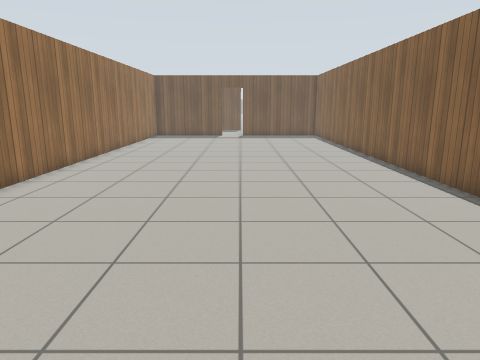
view 1 (above)

20 first-person views from a walk through a robot-simulator world made for Gazebo. The camera is 1.2 m above the floor, tilts 12° down and sees 70° across. The floor is counted in squares, 0.5 m on a side. Each view is taken from the middle of a square. On the plan, view 1 faces up. The plan holds only what a view shows up to about 20 squares ahead; the rest is blank. The place goes on beyond the plan. The robots in the file are not drawn. Simple patterns stand in for the simulator's built-in surfaces. Simple shapes stand in for some stock models.

view 2
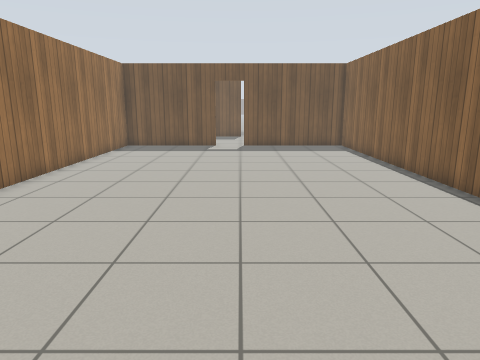

view 3
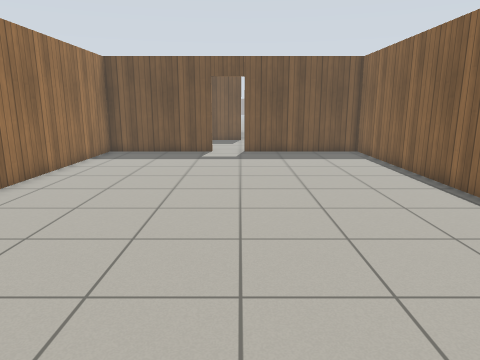

view 4
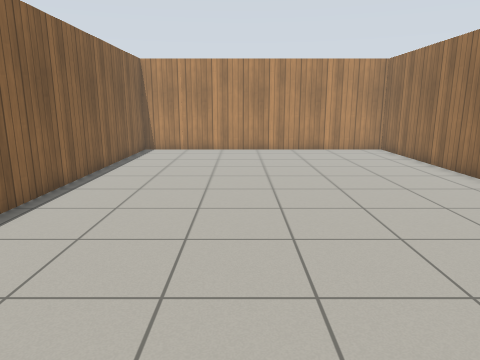

view 5
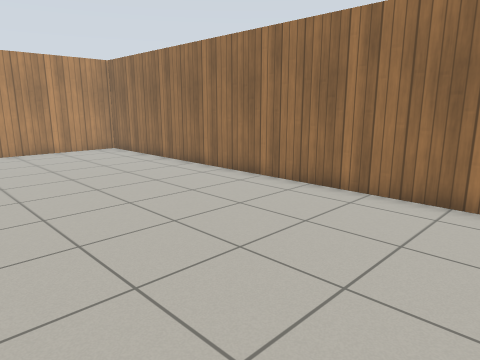

view 6
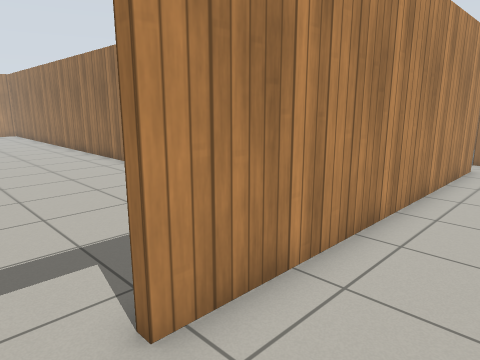

view 7
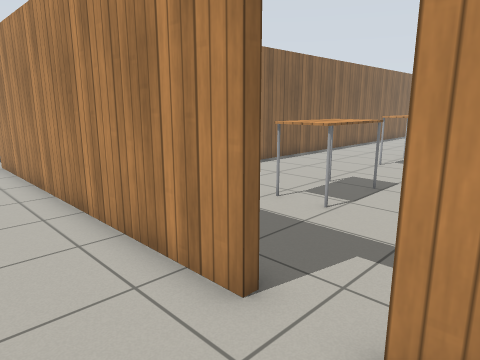

view 8
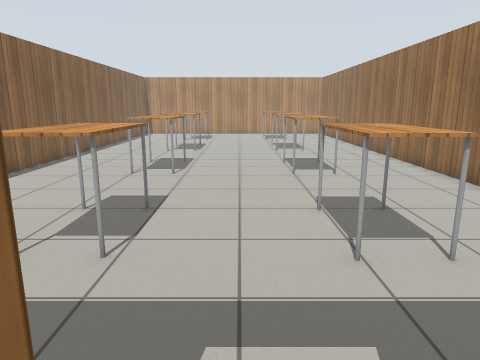

view 9
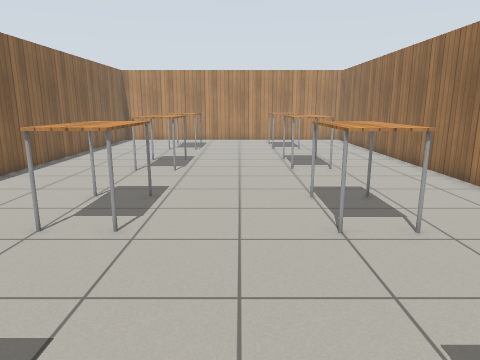

view 10
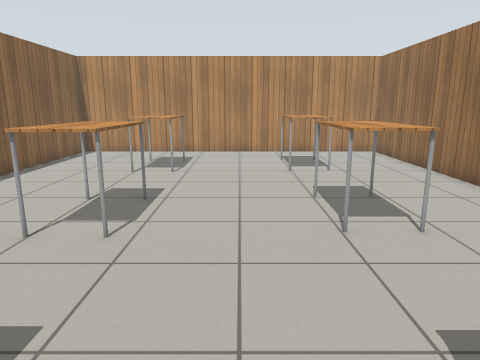

view 11
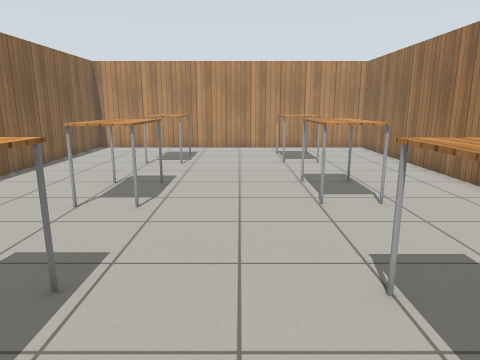

view 12
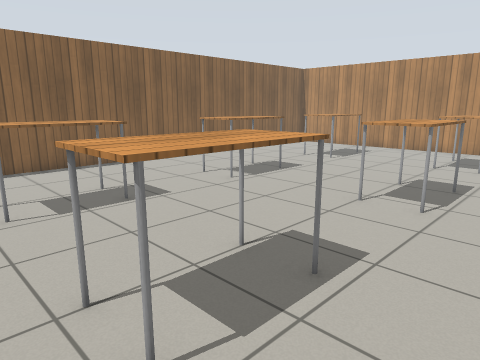

view 13
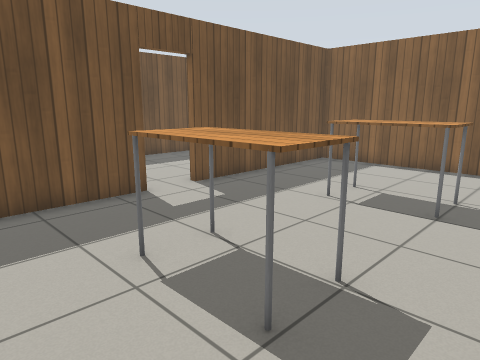

view 14
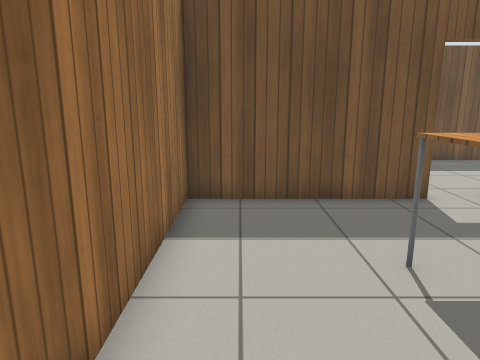

view 15
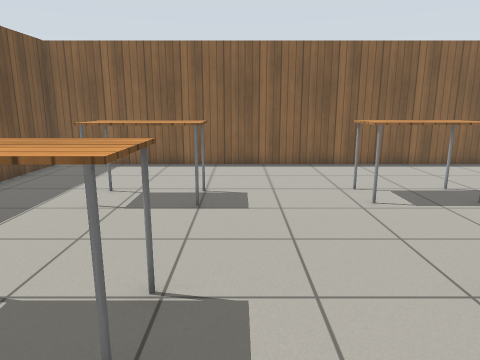

view 16
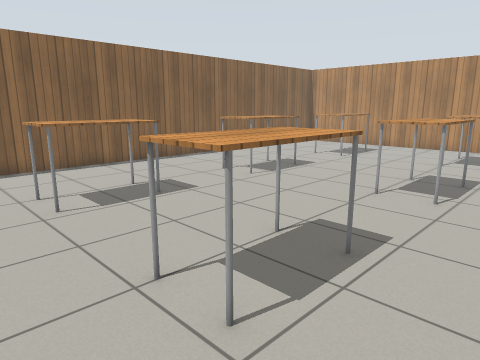

view 17
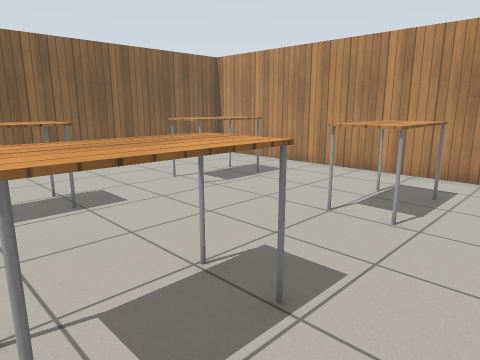

view 18
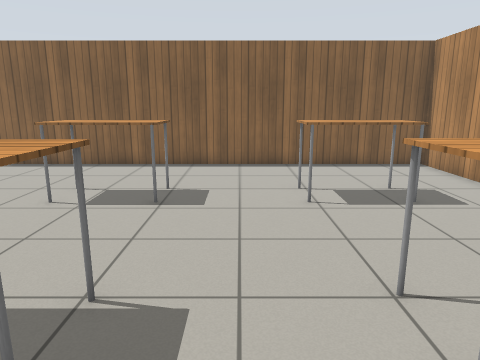

view 19
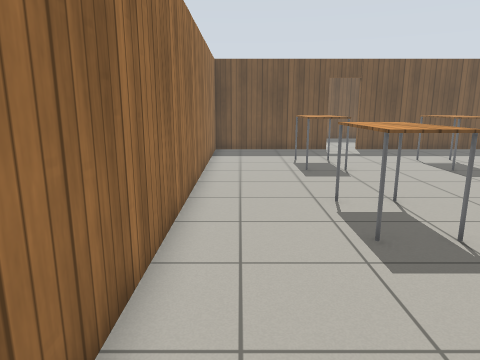

view 20
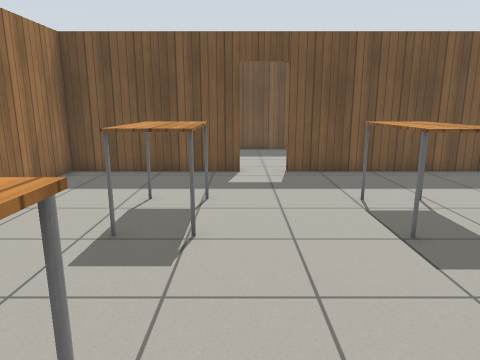

### Floor plan
Points are (right, up) in squares from view 1. A wall is a line through its corners. A room is listed if a view was taken in it or the views show most of it. See-through windows are left out.
Room 1 (views 1, 2, 3, 4, 5)
walls: (-1.5, 29.8) (-7.2, 29.8) (-7.2, -0.8) (6.5, -0.8) (6.5, 26.9); (6.5, 29.8) (0.3, 29.8)
ways out: open door at (-0.5, 30) to room 2
Room 2 (views 6, 7, 8)
walls: (-15.2, 30.2) (-1.5, 30.2); (-17.7, 30.2) (-17, 30.2)
ways out: open door at (-0.5, 30) to room 1; open door at (-16.5, 30) to room 3
Room 3 (views 9, 10, 11, 12, 13, 14, 15, 16, 17, 18, 19, 20)
walls: (-16.9, 29.8) (-23.4, 29.8) (-23.4, -0.8) (-7.5, -0.8) (-7.5, 29.8) (-15.2, 29.8)
ways out: open door at (-16.5, 30) to room 2
objects: table (-20, 9) to (-18, 12); table (-20, 16) to (-18, 19); table (-19, 2) to (-18, 5); table (-19, 23) to (-18, 26); table (-14, 9) to (-12, 12); table (-14, 16) to (-12, 19); table (-14, 23) to (-12, 26); table (-13, 2) to (-12, 5)

Positions as (right, up) in squares from view 1, and headings:
1: (0, 0), facing up
2: (0, 8), facing up
3: (0, 11), facing up
4: (1, 19), facing down
5: (2, 19), facing down-left
6: (0, 33), facing down-left
7: (-18, 33), facing down-right
8: (-16, 31), facing down
9: (-16, 25), facing down
10: (-16, 18), facing down
11: (-16, 20), facing down
12: (-22, 20), facing down-right
13: (-22, 21), facing up-right
14: (-22, 21), facing up
15: (-22, 22), facing right
16: (-22, 21), facing down-right
17: (-22, 12), facing down-right
18: (-22, 7), facing right
19: (-22, 10), facing up
20: (-17, 17), facing up
